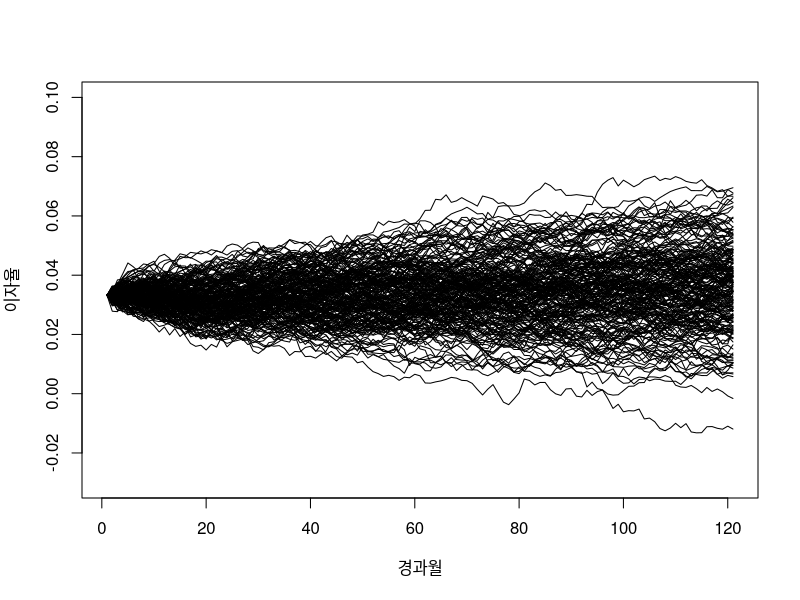

Write R code to recreate this figure.
#0. 데이터 초기화
rm(list=ls())
gc()

######################################### Ⅰ. Smith-Wilson #########################################

#1. 클래스(붕어빵틀) 정의하기
setClass("Smith.Wilson", representation(alpha="numeric", UFR="numeric", maturity="vector", observation="vector", zeta="vector"))


#2. 윌슨 함수(Wilson Function) 정의
setGeneric("Wilson", function(object, t, u) standardGeneric("Wilson"))
setMethod("Wilson", "Smith.Wilson", function(object, t, u){
  result <- exp(-object@UFR*(t+u))*(object@alpha*min(t,u) - exp(-object@alpha*max(t,u))*sinh(object@alpha*min(t,u)))
  return(result)
})

#3. ζ 구하기
setGeneric("calcZeta", function(object) standardGeneric("calcZeta"))
setMethod("calcZeta", "Smith.Wilson", function(object){
  
  n <- length(object@observation)

  #3-1. W 계산
  W <- matrix(0,n,n)
  for (i in 1:n){
    for (j in 1:n){
      W[i,j] <- Wilson(object, object@maturity[i],object@maturity[j])  
    }
  }
  
  #3-2. m, μ 계산
  m <- 1/(1+object@observation)^object@maturity
  mu <- exp(-object@UFR*object@maturity)
  
  #3-3. ζ 계산
  object@zeta <- as.vector(solve(W)%*%(m-mu))
  
  return(object)
})


#4. 만기(t)별 무이표채 가격(P(t)) 메소드 정의
setGeneric("P", function(object, t, ...) standardGeneric("P"))
setMethod("P", "Smith.Wilson", function(object, t){
  
  n <- length(object@observation)
  term1 <- exp(-object@UFR*t)
  term2 <- 0
  
  for(i in 1:n){
    term2 <- term2 + object@zeta[i]*Wilson(object, t, object@maturity[i])
  }
  return(term1+term2)
})


#5. 만기(t)별 현물 이자율(spot(t)) 메소드 정의
setGeneric("spot", function(object, t) standardGeneric("spot"))
setMethod("spot", "Smith.Wilson", function(object, t){
  if(t < 1e-15) t <- 1e-15
  return((1/P(object, t))^(1/t)-1)
})



#6. 윌슨함수의 도함수 정의
setGeneric("derivWilson", function(object, t, u) standardGeneric("derivWilson"))
setMethod("derivWilson", "Smith.Wilson", function(object, t, u){
  alpha <- object@alpha
  UFR <- object@UFR
  
  if(t < u){
    deriv <- exp(-UFR*t-(alpha+UFR)*u)*(UFR*sinh(alpha*t)-alpha*cosh(alpha*t)-alpha*(UFR*t-1)*exp(alpha*u)) 
  } else {
    deriv <- exp(-UFR*u-(alpha+UFR)*t)*((alpha+UFR)*sinh(alpha*u)-alpha*UFR*u*exp(alpha*t))
  }
  
  return(deriv)
})

#6-2. 윌슨함수의 2계 도함수 정의
setGeneric("deriv2ndWilson", function(object, t, u) standardGeneric("deriv2ndWilson"))
setMethod("deriv2ndWilson", "Smith.Wilson", function(object, t, u){
  alpha <- object@alpha
  UFR <- object@UFR
  
  if(t < u){
    deriv2nd <- exp(-UFR*t-(alpha+UFR)*u)*(-(alpha^2+UFR^2)*sinh(alpha*t)+2*alpha*UFR*cosh(alpha*t)+alpha*UFR*(UFR*t-2)*exp(alpha*u))
  } else {
    deriv2nd <- exp(-UFR*u-(alpha+UFR)*t)*(alpha*UFR^2*u*exp(alpha*t)-(alpha+UFR)^2*sinh(alpha*u))
  }
  
  return(deriv2nd)
})

#7. 만기(t)별 무이표채 가격의 도함수(derivP(t)) 메소드 정의
setGeneric("derivP", function(object, t) standardGeneric("derivP"))
setMethod("derivP", "Smith.Wilson", function(object, t){
  
  n <- length(object@observation)
  term1 <- -object@UFR*exp(-object@UFR*t)
  term2 <- 0
  
  for(i in 1:n){
    term2 <- term2 + object@zeta[i]*derivWilson(object, t, object@maturity[i])
  }
  return(term1+term2)
})

#7-2. 만기(t)별 무이표채 가격의 이계 도함수(deriv2ndP(t)) 메소드 정의
setGeneric("deriv2ndP", function(object, t) standardGeneric("deriv2ndP"))
setMethod("deriv2ndP", "Smith.Wilson", function(object, t){
  
  n <- length(object@observation)
  term1 <- (-object@UFR)^2*exp(-object@UFR*t)
  term2 <- 0
  
  for(i in 1:n){
    term2 <- term2 + object@zeta[i]*deriv2ndWilson(object, t, object@maturity[i])
  }
  return(term1+term2)
})


#8. 만기(t)별 선도(spot) 이자율(forward(t)) 메소드 정의
setGeneric("forward", function(object, t) standardGeneric("forward"))
setMethod("forward", "Smith.Wilson", function(object, t){
  return(-derivP(object, t)/P(object, t))
})

#8-2. 만기(t)별 선도(spot) 이자율의 도함수(derivForward(t)) 메소드 정의
setGeneric("derivForward", function(object, t) standardGeneric("derivForward"))
setMethod("derivForward", "Smith.Wilson", function(object, t){
  return(1/P(object, t)*(derivP(object, t)^2/P(object, t)-deriv2ndP(object, t)))
})


#9. α 대입하기
setGeneric("setAlpha<-", function(this, value) standardGeneric("setAlpha<-"))
setReplaceMethod("setAlpha", signature("Smith.Wilson", "numeric"), function(this, value){
  this@alpha <- value
  this <- calcZeta(this)
  return(this)
})


#9-2. UFR 대입하기
setGeneric("setUFR<-", function(this, value) standardGeneric("setUFR<-"))
setReplaceMethod("setUFR", signature("Smith.Wilson", "numeric"), function(this, value){
  this@UFR <- value
  this <- calcZeta(this)
  return(this)
})


#10. α 찾기
setGeneric("calcAlpha", function(object) standardGeneric("calcAlpha"))
setMethod("calcAlpha", "Smith.Wilson", function(object){
  M <- 60
  tol <- 1e-4
  error <- function(alpha){
    setAlpha(object) <- alpha
    return(abs(abs(forward(object, M)-object@UFR)-tol))
  }
  setAlpha(object) <- optim(0.05, fn=error, method="Brent", lower=0.05, upper=1)$par
  return(object)
})


#11. 초기화 구현하기(★)
setMethod("initialize", "Smith.Wilson", function(.Object, UFR, maturity, observation){
  .Object@UFR <- UFR
  .Object@maturity <- maturity
  .Object@observation <- observation
  .Object <- calcAlpha(.Object)
  return(.Object)
})


#12. 선도스왑이자율(Forward Swap Rate) (교환주기 : 분기)
setGeneric("fswap", function(object, start, tenor) standardGeneric("fswap"))
setMethod("fswap", "Smith.Wilson", function(object, start, tenor){
  tau <- 0.25
  end <- start+tenor
  x <- seq(start+tau, end, by=tau)
  y <- sum(sapply(x, FUN=function(t) P(object, t)))
  result <- (P(object, start) - P(object, end))/(y*tau)
  return(result)
})


#13. 선도스왑 현금흐름 (교환주기 : 분기)
setGeneric("fswapCashFlow", function(object, start, tenor) standardGeneric("fswapCashFlow"))
setMethod("fswapCashFlow", "Smith.Wilson", function(object, start, tenor){
  tau <- 0.25
  n <- as.integer(tenor/tau)
  c <- rep(fswap(object, start, tenor)*tau, n)
  c[n] <- 1+c[n]
  return(c)
})


#14. Black Receiver Swaption (ATM, 교환주기 : 분기)
setGeneric("ReceiverSwaption", function(object, maturity, tenor, ...) standardGeneric("ReceiverSwaption"))
setMethod("ReceiverSwaption", "Smith.Wilson", function(object, maturity, tenor, blackVol){
  tau <- 0.25
  alpha <- P(object, maturity)
  beta <- P(object, maturity+tenor)
  d1 <- 0.5*blackVol*sqrt(maturity)
  result <- (alpha-beta)*(2*pnorm(d1, mean=0, sd=1)-1)
  return(result)
})




###############################################################################################

#1. Smith.Wilson 객체(sw) 생성
sw <- new("Smith.Wilson",
          UFR=0.056,
          maturity=c(1,2,3,4,5,7,10,12,15,20),
          observation=c(0.0334,0.0326,0.0327,0.0328,0.033,0.0335,0.0342,0.0345,0.0347,0.0352)
      )

######################################### Ⅱ. Hull-White(미완성) #########################################

#1. 클래스 정의하기
setClass("Hull.White", representation(a="numeric", sigma="numeric", dt="numeric", tenor="vector", Blackvol="matrix", TermStr="Smith.Wilson"))

#2. B(t,T)
setGeneric("B", function(object, t, T) standardGeneric("B"))
setMethod("B", "Hull.White", function(object, t, T){
  result <- (1-exp(-object@a*(T-t)))/object@a
  return(result)
})


#3. A(t,T)
setGeneric("A", function(object, t, T) standardGeneric("A"))
setMethod("A", "Hull.White", function(object, t, T){
  result <- P(object@TermStr,T)/P(object@TermStr,t)*exp(B(object,t,T)*forward(object@TermStr, t)-object@sigma^2/(4*object@a)*B(object,t,T)^2*(1-exp(-2*object@a*t)))
  return(result)
})


#4. 만기(t)별 무이표채 가격(P(t)) 메소드 정의
setMethod("P", "Hull.White", function(object, t, T, r){
  result <- A(object, t, T)*exp(-B(object,t, T)*r)
  return(result)
})


#5. σ_p
setGeneric("sigma_p", function(object, T, S) standardGeneric("sigma_p"))
setMethod("sigma_p", "Hull.White", function(object, T, S){
  result <- object@sigma/object@a*(1-exp(-object@a*(S-T)))*sqrt((1-exp(-2*object@a*T))/(2*object@a))
  return(result)
})


#6. Jamshidian's Trick (선도스왑 교환주기 : 분기)
setGeneric("Jamshidian", function(object, start, tenor) standardGeneric("Jamshidian"))
setMethod("Jamshidian", "Hull.White", function(object, start, tenor){
  tau <- 0.25
  end <- start + tenor
  T <- seq(start+tau, end, by=tau)
  c <- fswapCashFlow(object@TermStr, start, tenor)
  error <- function(r){
    X <- sapply(T, function(x) P(object, t=start, T=x, r=r))
    return(abs(sum(c*X)-1))
  }
  
  result <- optim(0, error, method="Brent", lower=0, upper=1)$par
  return(result)
})


#7. Hull-White Receiver Swaption (ATM, 교환주기 : 분기)
setMethod("ReceiverSwaption", "Hull.White", function(object, maturity, tenor){
  r <- Jamshidian(object, maturity, tenor)
  r0 <- spot(object@TermStr, 0)
  tau <- 0.25
  end <- maturity + tenor
  T <- seq(maturity+tau, end, by=tau)
  X <- sapply(T, function(x) P(object, t=maturity, T=x, r=r))
  c <- fswapCashFlow(object@TermStr, maturity, tenor)
  n <- length(T)
  
  d.pos <- sapply(1:n, FUN=function(i) 1/sigma_p(object, maturity, T[i])*log(P(object@TermStr, T[i])/P(object@TermStr, maturity)/X[i])+sigma_p(object, maturity, T[i])/2)
  d.neg <- sapply(1:n, FUN=function(i) d.pos[i] - sigma_p(object, maturity, T[i]))
  
  terms <- sapply(1:n, FUN=function(i) c[i]*(P(object@TermStr, T[i])*pnorm(d.pos[i]) - X[i]*P(object@TermStr, maturity)*pnorm(d.neg[i])))
  result <- sum(terms)
  
  return(result)
})

#8. Parameter Setting
setGeneric("setParams<-", function(this, value) standardGeneric("setParams<-"))
setReplaceMethod("setParams", signature("Hull.White", "vector"), function(this, value){
  this@a <- value[1]
  this@sigma <- value[2]
  return(this)
})


#9. Calibration
setGeneric("Calibration", function(object) standardGeneric("Calibration"))
setMethod("Calibration", "Hull.White", function(object){
  n <- length(object@tenor)
  BlackRS <- matrix(0,n,n)
  for(i in 1:n){
    for(j in 1:n){
      BlackRS[i,j] <- ReceiverSwaption(object@TermStr, object@tenor[i], object@tenor[j], object@Blackvol[i,j])
    }
  }
  
  error <- function(params){
    setParams(object) <- params
    HullWhiteRS <- matrix(0,n,n)
    for(i in 1:n){
      for(j in 1:n){
        HullWhiteRS[i,j] <- ReceiverSwaption(object, object@tenor[i], object@tenor[j])
      }
    }
    
    res <- sqrt(sum((BlackRS-HullWhiteRS)^2))
    return(res)
  }
  
  p <- optim(c(0.01,0.005), fn=error, method="Nelder-Mead", control=list(reltol=100))$par
  return(p)
})

#10. Theta
setGeneric("Theta", function(object, t) standardGeneric("Theta"))
setMethod("Theta", "Hull.White", function(object, t){
  y <- derivForward(object@TermStr, t)+object@a*forward(object@TermStr, t)+object@sigma^2/(2*object@a)*(1-exp(-2*object@a*t))
  return(y)
})

#11. Simulation
setGeneric("Simulation", function(object, m, n=1) standardGeneric("Simulation"))
setMethod("Simulation", "Hull.White", function(object, m, n){
  dW <- sqrt(object@dt)*matrix(rnorm(m*n), m, n)
  r <- matrix(0, m+1, n)
  r[1,] <- forward(object@TermStr,0)
  
  for (i in 1:m){
    t <- (i-1)/12
    r[i+1,] <- r[i,]+(Theta(object,t)-object@a*r[i,])*object@dt+object@sigma*dW[i,]
  }
  
  if(n==1) r <- as.vector(r)
  
  return(r)
})

###############################################################################################

#1. Black 변동성 입력
vol <- matrix (c(0.1815,0.172,0.17,0.1605,0.158,0.155,
                 0.177,0.1715,0.17,0.158,0.1545,0.15,
                 0.174,0.168,0.1655,0.1555,0.1495,0.1475,
                 0.165,0.1575,0.157,0.1495,0.1455,0.144,
                 0.165,0.1575,0.157,0.1535,0.1455,0.144,
                 0.1665,0.159,0.1575,0.15,0.1455,0.14),
                 ncol=6, byrow=TRUE)
tenor <- c(1,2,3,5,7,10)

#2. Hull.White 클래스의 인스턴스(hw) 생성
hw <- new("Hull.White",
          a=0.01,
          sigma=0.005,
          tenor=tenor,
          Blackvol=vol,
          dt=1/12,
          TermStr=sw)

#3. 캘리브레이션
setParams(hw) <- Calibration(hw)


#4. 시뮬레이션
n <- 200
r <- Simulation(hw, m=120, n=n)

#4-2. 시각화
plot(r[,1], type='l', xlab="경과월", ylab="이자율", ylim=c(-0.03,0.1))
for (i in 2:n){
  par(new=TRUE)
  plot(r[,i], type='l', axes=FALSE, xlab="", ylab="", ylim=c(-0.03,0.1))
}
